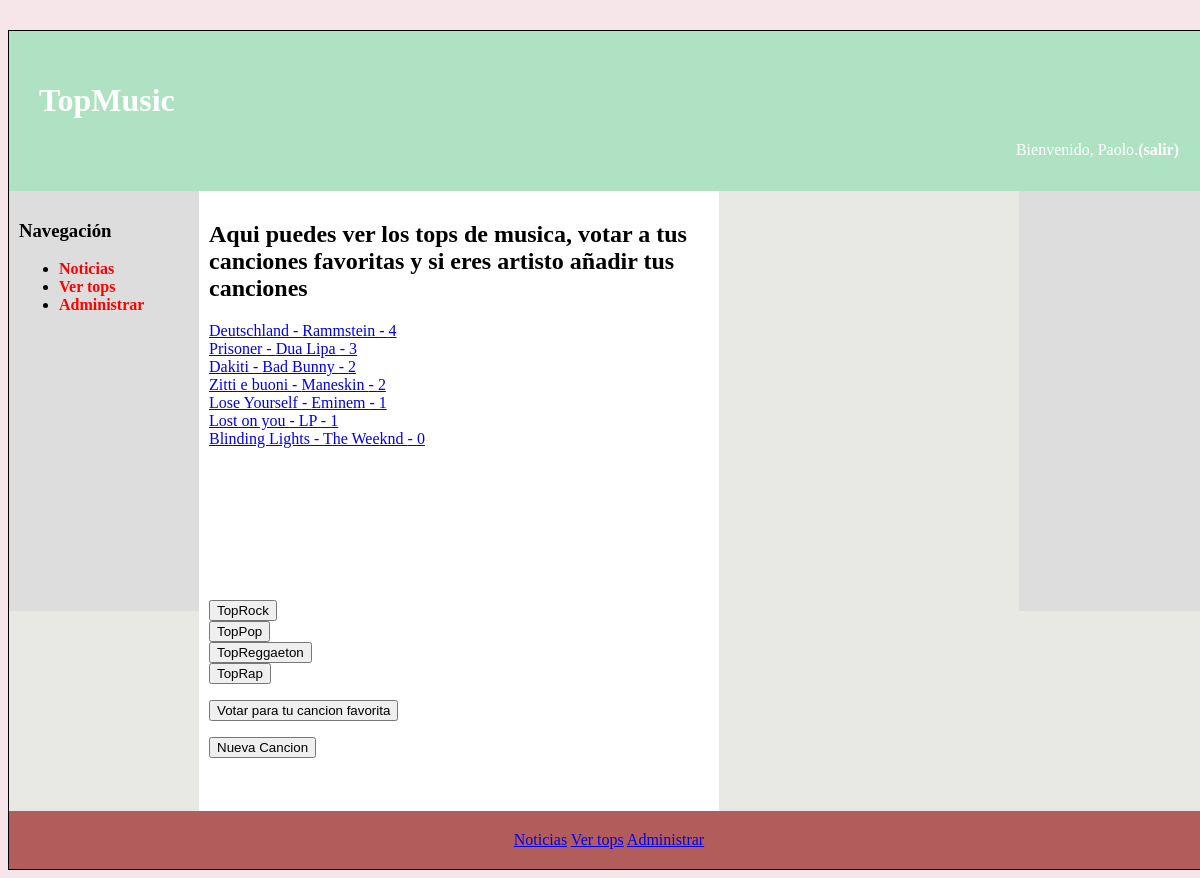
Screenshot of /contenido.php (signed in) with the database file from the repository.
### tables this page shows
CREATE TABLE `melodia` (
  `id` int(11) NOT NULL AUTO_INCREMENT,
  `TITLE` varchar(100) NOT NULL,
  `ARTISTA` varchar(150) NOT NULL,
  `NR_VOTOS` int(11) NOT NULL,
  PRIMARY KEY(id),
  FOREIGN KEY (TITLE,ARTISTA) REFERENCES genre(TITLE, ARTISTA)
);

### autorizacion.php (called while the page is built, shortened)
<?php
function estaLogado(): bool {
    return isset($_SESSION['login']);
}

### contenido.php (the view, shortened to what this page needs)
<!DOCTYPE html>
<html>
<head>
<link rel="stylesheet" type="text/css" href="estilo.css" />
</head>
<body>
<div id="contenedor">
<?php
	require("cabecera.php");
	require("sidebarIzq.php");
	require("autorizacion.php");
?>
<main>
	<article>
	<?php
		if (!estaLogado()) {
			echo "<h1>Usuario no registrado!</h1>";
			echo "<p>Debes iniciar sesión para ver el contenido..</p>";
		} else {
	?>
		<h2>Aqui puedes ver los tops de musica, votar a tus canciones favoritas y si eres artisto añadir tus canciones</h2>
		<?php
$conn= new \mysqli('localhost', 'administrador', 'admin', 'topmusic');
	$query=sprintf("SELECT id,TITLE,ARTISTA,NR_VOTOS FROM melodia ORDER BY NR_VOTOS DESC");
	$rs = $conn->query($query);
	while ($fila = mysqli_fetch_assoc($rs)) {
		?>
		<a href="addComment.php?id=<?php echo $fila['id']; ?>">
		<?php
		echo $fila['TITLE'];
		echo "  -  ";
		echo $fila['ARTISTA'];
		echo "  -  ";
		echo $fila['NR_VOTOS'];
		?>
		</a>
		<?php
		echo "<br>";
	}
		?>
		<div style="position:absolute; top:600px;">
		<form method="post">
        <input type="submit" name="button1"
                class="button" value="TopRock" />
        <br>
        <input type="submit" name="button2"
                class="button" value="TopPop" />
				<form method="post">
				<br>
        <input type="submit" name="button3"
                class="button" value="TopReggaeton" />
				<br>
		<input type="submit" name="button4"
                class="button" value="TopRap" />
        <br>
    </form>
		<p> <button onclick="location.href='vote.php'">Votar para tu cancion favorita</button> </p>
		<p> <button onclick="location.href='addSong.php'">Nueva Cancion</button> </p>
		</div>
	<?php
		}
	?>
	</article>
</main>
<?php
	require("sidebarDer.php");
	require("pie.php");
?>
</div>
</body>
</html>

### estilo.css (style rules this page uses)
body { background-color: #f6e5e9; }
div#contenedor { width: 1200px; margin: auto; border: 1px solid black; background-color: #e8e8e4; margin-top: 30px; }
main { padding: 10px; float: left; min-height: 600px; width: 500px; background-color: white; }

### rows the page displays
melodia: TITLE "Deutschland", ARTISTA "Rammstein", NR_VOTOS "4"
melodia: TITLE "Prisoner", ARTISTA "Dua Lipa", NR_VOTOS "3"
melodia: TITLE "Dakiti", ARTISTA "Bad Bunny", NR_VOTOS "2"
melodia: TITLE "Zitti e buoni", ARTISTA "Maneskin", NR_VOTOS "2"
melodia: TITLE "Lose Yourself", ARTISTA "Eminem", NR_VOTOS "1"
melodia: TITLE "Lost on you", ARTISTA "LP", NR_VOTOS "1"
melodia: TITLE "Blinding Lights", ARTISTA "The Weeknd", NR_VOTOS "0"

### other values shown
$_SESSION['nombre'] "Paolo"
